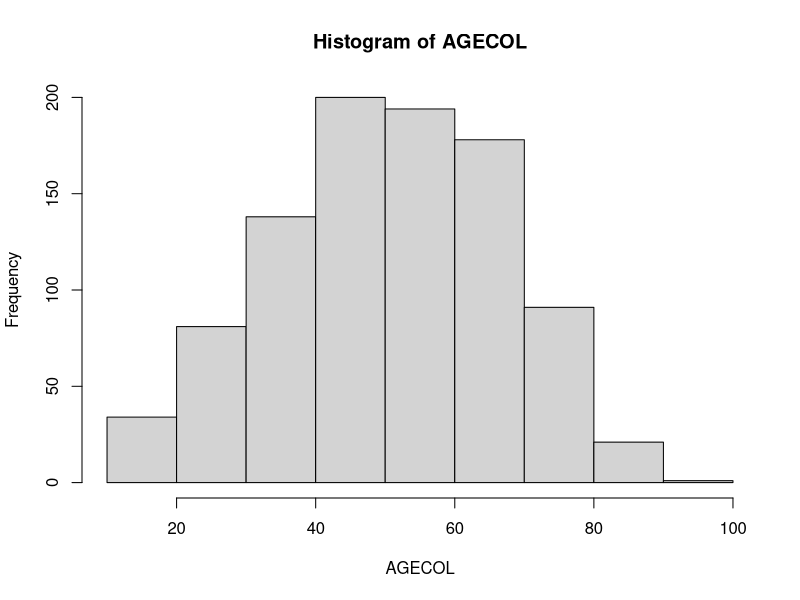
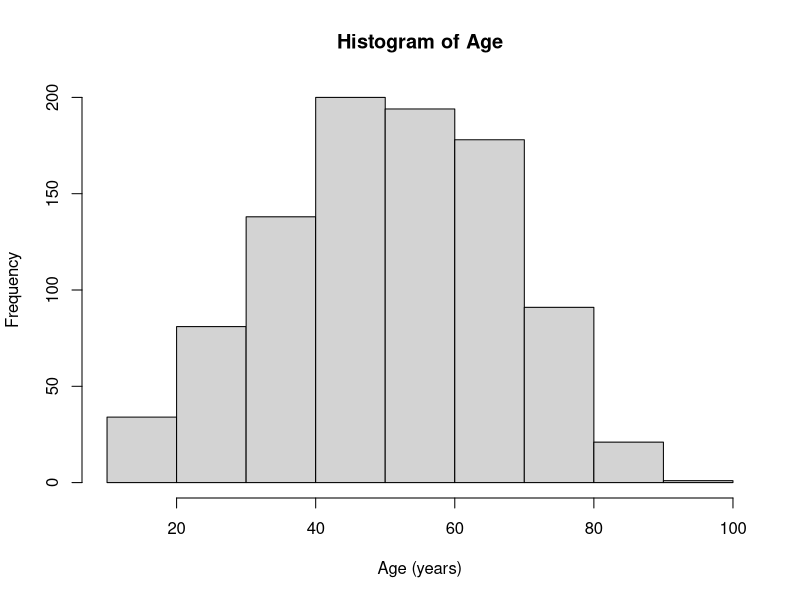
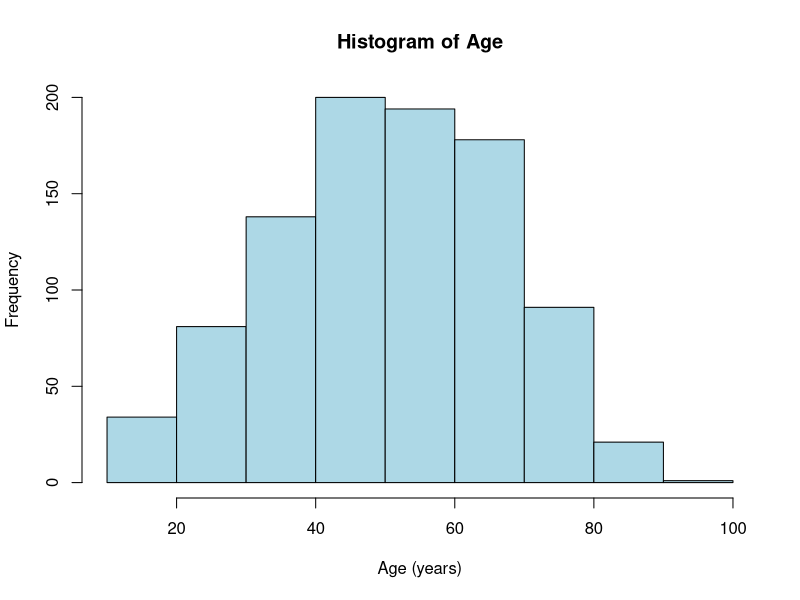
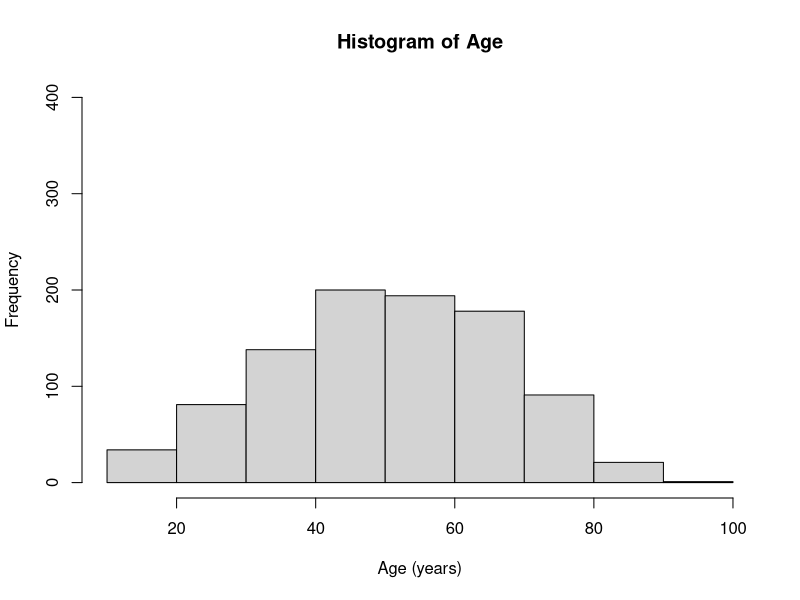
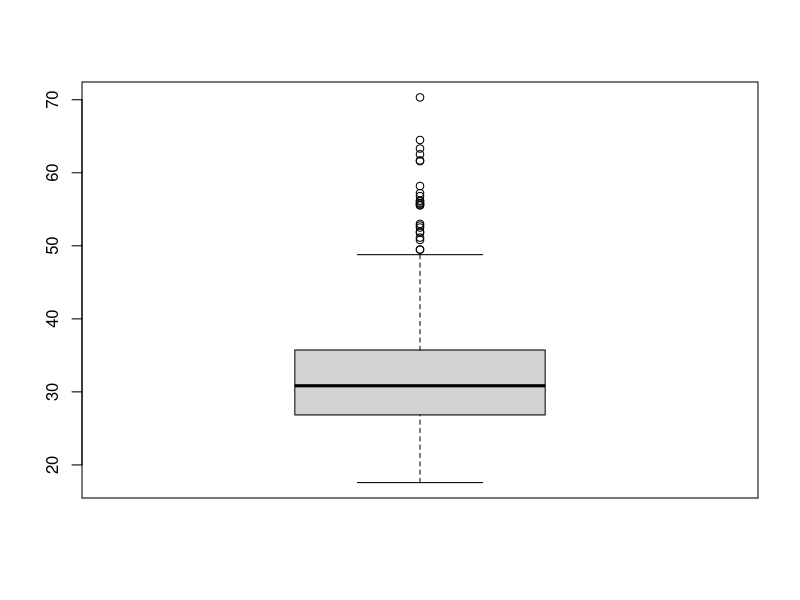
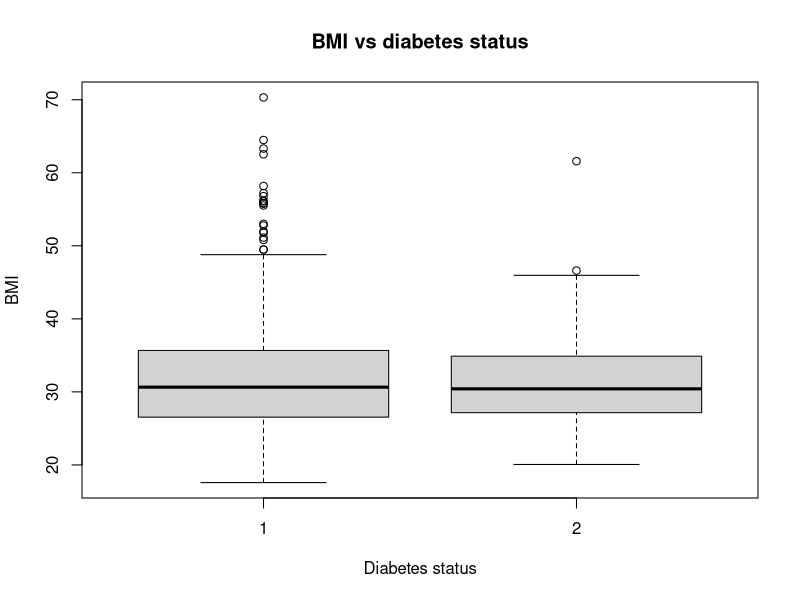
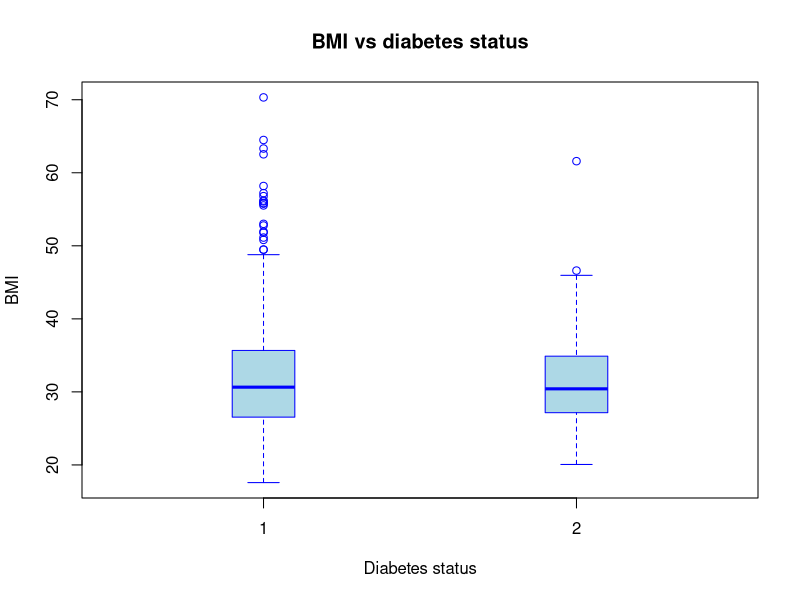
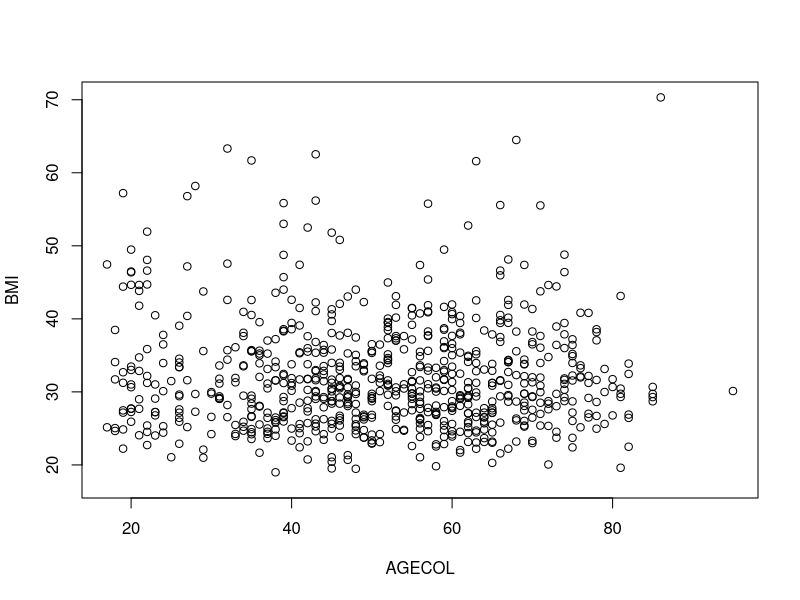

These charts were generated, in order, by the following R code:
## ---- chunk 1
## Lets load the data and take a look at it first
data <- read.csv('patient_data.csv')

## What type of object have we created?
class(data)

## What are its dimensions?
dim(data)

## What are the variable names?
names(data)

## What do the first few rows look like?
head(data)

## What does the start of the BMI variable look like?
## (note the use of the $ operator to access the BMI information from the data object)
head(data$BMI)

## What if we "attach" the data?
attach(data)

## Look, no more $ sign!
head(BMI)

## Summarize the entire data frame
summary(data)

## Summarize just the BMI variable
summary(BMI)

## Calculate the mean of the BMI variable
mean(BMI)

## Oops, we need to get rid of the NA values
mean(BMI,na.rm=T)

## Calculate the mean of the BMI variable
median(BMI, na.rm=T)

## Calculate the standard deviation of the BMI variable
sd(BMI, na.rm=T)
## ---- chunk 2
## Make a table of the ethnicity data
## Note that information class labels can be a good thing...
table(ETHCLASS)

## Include the NA information
table(ETHCLASS, useNA = 'always')

## Diabetes status
table(DIABETES)

## Two-way table of ethnicity and diabetes
table(ETHCLASS, DIABETES)

## Add dimension names
table(ETHCLASS, DIABETES, dnn = c("Ethnicity","Diabetes"))

## We can also flip this via the transpose operator:
t( table(ETHCLASS, DIABETES) )

## Use the prop.table command to calculate proportions (cells sum to 1):
prop.table( table(ETHCLASS, DIABETES) )

## You can also calculate proportions across rows (rows sum to 1):
prop.table( table(ETHCLASS, DIABETES), 1 )

## or down columns (columns sum to 1):
prop.table( table(ETHCLASS, DIABETES), 2 )
## ---- chunk 3
## Generate histogram of age data
hist( AGECOL )
## ---- chunk 4
## Add title and axis labels
hist( AGECOL , main = "Histogram of Age", xlab = "Age (years)")

##Add some colour...
hist( AGECOL , main = "Histogram of Age", xlab = "Age (years)", col='lightblue')

## Extend y axis
hist( AGECOL , main = "Histogram of Age", xlab = "Age (years)", ylim = c(0,400))
## ---- chunk 5
## Boxplot of BMI
boxplot(BMI)
## ---- chunk 6
## Boxplot of BMI vs Diabetes Status
boxplot(BMI ~ DIABETES, xlab = "Diabetes status", ylab = "BMI", main = "BMI vs diabetes status")

## Change the colours and box widths
## Note: ```col``` defines the box colour, and ```border``` defines the border colour
boxplot(BMI ~ DIABETES, xlab = "Diabetes status", ylab = "BMI", main = "BMI vs diabetes status",
        boxwex = 0.2, col = "lightblue", border = "blue")
## ---- chunk 7
## Scatterplot of Age vs BMI
plot(AGECOL, BMI)

## Change plotting symbol, size and colour
plot(AGECOL, BMI, pch = 16, col = "blue", cex = 0.5)

## Use SEX variable to denote colour (has to be numeric, or actual colours)
## R colours are: 1 = black, 2 = red, 3 = green, 4 = blue, 5 = cyan, 6 = magenta,
##                7 = yellow, 8 = grey, 9 = black, 0 = white            
plot(AGECOL, BMI, col = SEX, pch = 16)

## Adjust y axis limits and add a legend
plot(AGECOL, BMI, col = SEX, pch = 16, ylim = c(18, 80))
legend(20, 80, c("Male", "Female"), fill = c("black","red"))
## ---- chunk 8
## Summarize ethinicty data as a table:
table(ETHCLASS)

## Represent this information as a barplot
barplot( table(ETHCLASS) )

## Generate 2-way tabe for ethnicity and diabetes
table(ETHCLASS, DIABETES)

## Represent this information as a (stacked) barplot
barplot( table(ETHCLASS, DIABETES), xlab = "Diabetes status", ylab = "Frequency" )

## Same information, unstacked
barplot( table(ETHCLASS, DIABETES), xlab = "Diabetes status", ylab = "Frequency", beside = TRUE )

## What is we want to look at it the other way around?
## Use the transpose function, t(), to flip the table
t( table(ETHCLASS, DIABETES) )

## Then make a barplot
barplot( t(table(ETHCLASS, DIABETES)), beside = TRUE )

## What if we're more interested in proportions?
prop.table( table(ETHCLASS, DIABETES) )

## Make the corresponding barplot
barplot( prop.table(table(ETHCLASS, DIABETES)) )

## Or we can make the columns sum to one
prop.table( table(ETHCLASS, DIABETES), 2)
barplot( prop.table(table(ETHCLASS, DIABETES), 2) )
## ---- chunk 9
## Histogram of BMI data 
hist(BMI)

## Density plot of BMI data
## Note: have to remove NA values, or the density() function gives an error.
plot( density(BMI, na.rm = T) )
## ---- chunk 10
## Specify a 1 x 2 (1 row, 2 columns) grid of plots, and fill by rows, left to right
par(mfrow = c(1, 2))

## Place a histogram of BMI in the first cell of the first row
hist(BMI)

## Place a density plot of BMI in the second cell of the first row
plot(density(BMI, na.rm=T))
## ---- chunk 11
## Open PDF file for writing, and specify dimensions
## Note that PDF files use dimensions based on inches, whereas png and 
## jpeg files use pixels
pdf(file = 'bmi_histogram.pdf', height = 6, width = 6)

## Write histogram of BMI to file
hist(BMI)

## Close the file
dev.off()

## For multi-plot figures, you need to adjust the dimensions
pdf(file = 'bmi_histogram_density.pdf', height = 6, width = 12)
par(mfrow = c(1, 2))
hist(BMI)
plot(density(BMI, na.rm=T))
dev.off()
